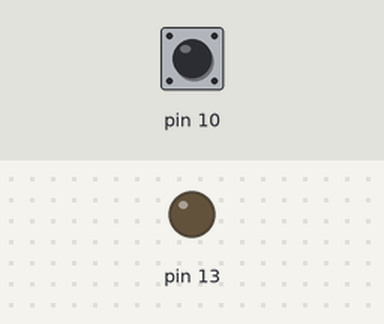
Recording of a sketch running on a simulated Arduino Uno, built with avr-gcc and run on an emulated ATmega328P. Parts: output pins drawn as LEDs (lit = HIGH). The test bench sets the inputs (shaded band); at power-on: pin 10 HIGH. What the sketch prints to the serial monitor is not drawn.

Above: at 1.2 s.
1.3 s: pin 10 pulled LOW for 0.15 s
At 1.38 s:
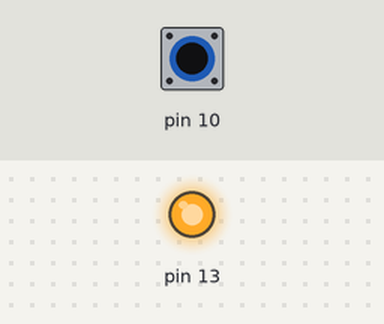
2.9 s: pin 10 pulled LOW for 3.2 s
At 7.1 s:
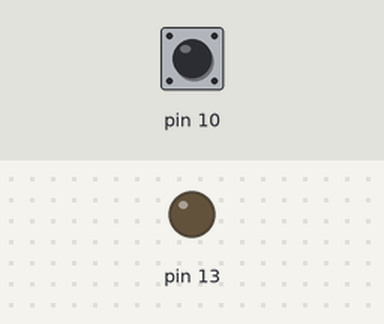
Timing chart, 0 to 8.6 s (numbered marks = the images above; inputs shaded):
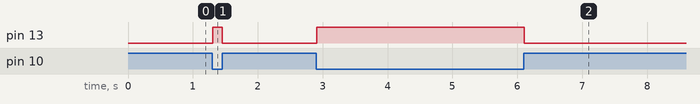

The sketch:

Button_driven_blinking.ino
```cpp
void setup()
{
  pinMode(10, INPUT_PULLUP);
  pinMode(13,OUTPUT);
  Serial.begin(9600);
}

void loop()
{
  int buttonValue = digitalRead(10);//digitalRead is used for input.
  Serial.println(buttonValue);
  if(buttonValue == LOW){
    digitalWrite(13,HIGH);
  }
  else {
    digitalWrite(13,LOW);
  }
}
```

Measured:
- after the input at 1.3 s, pin 13: LOW → HIGH at once, → LOW 0.15 s later
- after the input at 2.9 s, pin 13: LOW → HIGH at once, → LOW 3.2 s later
